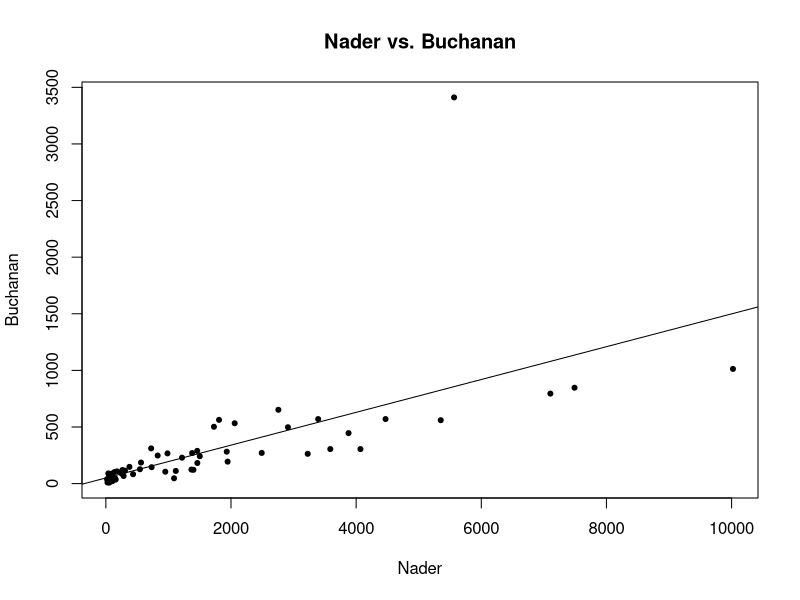
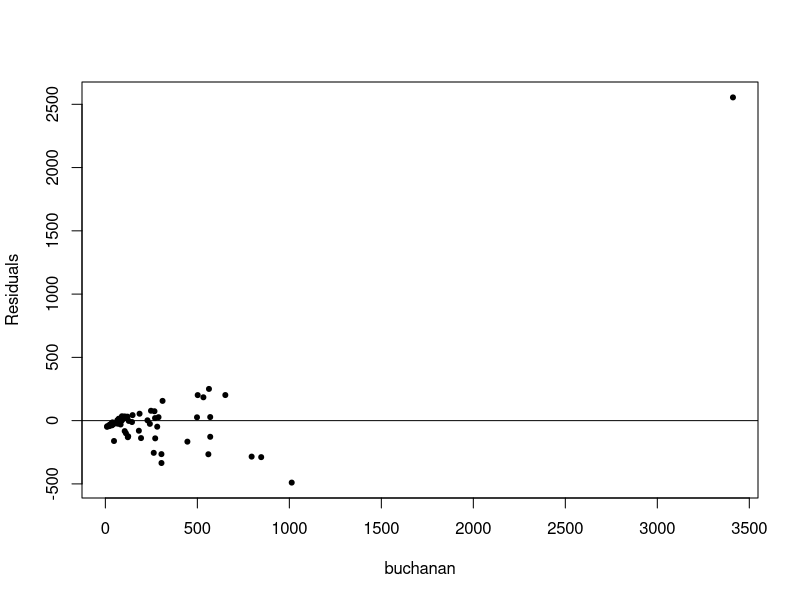
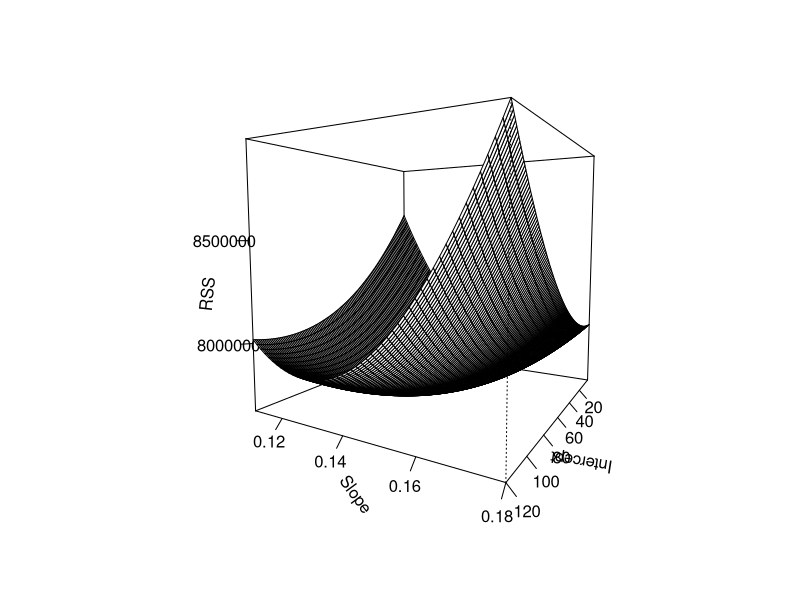
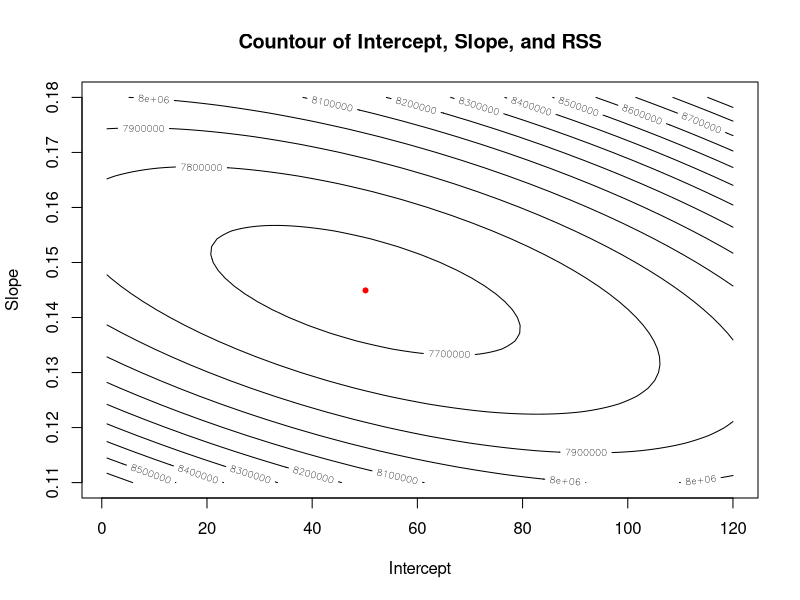

Here is the R script that generated these plots, in order:
# Code for YSC4204 Homework 1
# Authors
# Sean Saito
# John Reid
# Hrishi Olickel
# Han Chong

# Automatically sets working directory to source file location
this.dir <- dirname(parent.frame(2)$ofile)
setwd(this.dir)

# Problem 1

# 1 (a)
# Read the text file
florida <- read.table("florida2000.txt", header=TRUE)

# Get the votes for Buchanan and Nader
buchanan <- florida$Buchanan
nader <- florida$Nader

# Plot
plot(nader, buchanan, xlab="Nader", ylab="Buchanan", pch=20, main = "Nader vs. Buchanan")

# 1 (b)
# Linear regression
fit <- lm(buchanan ~ nader)
abline(fit)

# 1 (c)
# Evaluating the model

# First take a look at the residuals
res <- residuals(fit)
plot(jitter(res)~jitter(buchanan), ylab="Residuals", xlab="buchanan", data=florida, pch=20)
abline(0, 0)

# What's the R-squared value?
print(summary(fit)$r.squared)

# The result is 0.428, so maybe it does not look like a reasonable fit

# 1 (d)
# Residual Sum of Squares function
rss = function(row) {
  z <- sum((buchanan - row[1] - row[2] * nader)^2)
}

# Generate of vector of intercepts and slopes
b0 <- seq(1, 120)
b1 <- seq(0.11, 0.18, length=50)

# Compute rss for all (b0, b1)
prod = merge(b0, b1) # Cartesian product of b0 and b1
z <- matrix(apply(prod, 1, rss), nrow=length(b0), ncol=length(b1))

# Plot persp
persp(b0, b1, z, theta=120, phi=5, xlab="Intercept", 
      ylab="Slope", zlab="RSS", ticktype="detailed",
      expand=1.0)

# 1 (e)
# Contour plots
contour(b0, b1, z, xlab="Intercept", ylab="Slope", main="Countour of Intercept, Slope, and RSS")
# Plot the best combination
points(fit$coefficients[1], fit$coefficients[2], pch=20, col="red")
